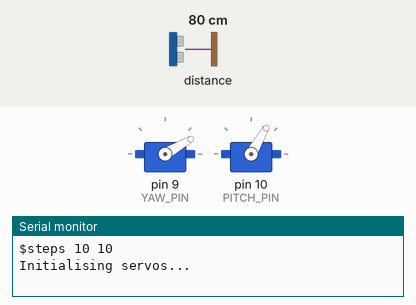
Bench run of a sketch on a simulated Arduino Uno, built with avr-gcc and run on an emulated ATmega328P. Parts: 2 × servo, the last lines printed to the serial monitor. The inputs (shaded band) are chosen by the test bench; at power-on: distance to the obstacle 80 cm.

Above: at 0.1 s.
At 3.83 s:
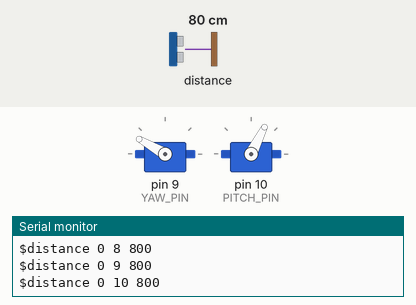
At 16.67 s:
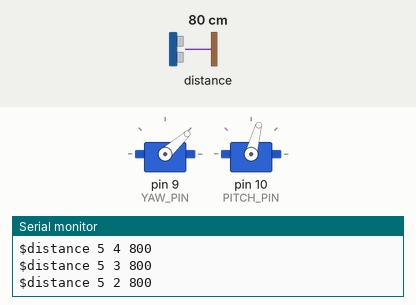
At 30.2 s:
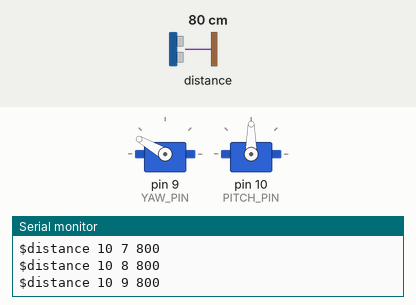
Timing chart, 0 to 40.0 s (numbered marks = the images above):
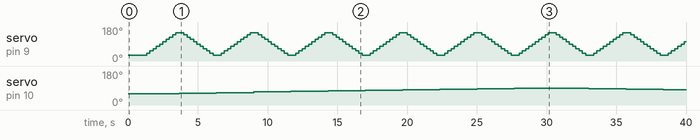

Measured:
- by itself, servo on pin 10 (PITCH_PIN): rises from 60° to 90° in 24.0 s, then falls to 81° in 10.7 s
- by itself, servo on pin 9 (YAW_PIN): repeats every 5.3 s: 54° 0.23 s, 66° 0.23 s, 78° 0.23 s, 90° 0.23 s, 102° 0.23 s, 114° 0.23 s, 126° 0.23 s, 138° 0.23 s, 150° 0.57 s, 138° 0.23 s, 126° 0.23 s, 114° 0.23 s, 102° 0.23 s, 90° 0.23 s, 78° 0.23 s, 66° 0.23 s, 54° 0.23 s, 42° 0.23 s, 30° 0.57 s, 42° 0.23 s

The sketch:

scanner.ino
```cpp
#include <Servo.h>
#include <VL53L0X.h>

VL53L0X sensor;

Servo yaw;
Servo pitch;

const int YAW_PIN = 9;
const int PITCH_PIN = 10;

int steps_yaw = 10;
int steps_pitch = 10;

int start_yaw = 30;
int start_pitch = 60;

int end_yaw = 150;
int end_pitch = 90;

int delay_yaw = 200;
int delay_pitch = 100;
int delay_initialisation = 1000;

int current_yaw;
int current_pitch;
int cstep_yaw;
int cstep_pitch;

bool yawDir = false;

void setup() {
  Serial.begin(9600);
  Wire.begin();
  yaw.attach(YAW_PIN);
  pitch.attach(PITCH_PIN);

  Serial.print("$steps ");
  Serial.print(steps_pitch);
  Serial.print(" ");
  Serial.println(steps_yaw);

  Serial.print("Initialising servos... ");
  pitch.write(start_pitch);
  yaw.write(start_yaw);
  delay(delay_initialisation);
  Serial.println("done!");

  Serial.print("Initialising sensor... ");
  sensor.setTimeout(500);
  if (!sensor.init()) {
    Serial.println("failed!");
    while (1) {}
  }
  sensor.startContinuous();
  Serial.println("done!");
}

void loop() {
  pitch_yaw_iterate();
}

void pitch_yaw_iterate() {
  for (cstep_pitch = 0; cstep_pitch <= steps_pitch; cstep_pitch++) {
    current_pitch = start_pitch + ((end_pitch - start_pitch) * cstep_pitch) / steps_pitch;
    pitch.write(current_pitch);
    delay(delay_pitch);
    yaw_iterate();
  }
  for (cstep_pitch = steps_pitch; cstep_pitch >= 0; cstep_pitch--) {
    current_pitch = start_pitch + ((end_pitch - start_pitch) * cstep_pitch) / steps_pitch;
    pitch.write(current_pitch);
    delay(delay_pitch);
    yaw_iterate();
  }
}

void yaw_iterate() {
  if (!yawDir) {
    for (cstep_yaw = 0; cstep_yaw <= steps_yaw; cstep_yaw++) {
      current_yaw = start_yaw + ((end_yaw - start_yaw) * cstep_yaw) / steps_yaw;
      yaw.write(current_yaw);
      delay(delay_yaw);
      print_sensor_readout();
    }
  } else {
    for (cstep_yaw = steps_yaw; cstep_yaw >= 0; cstep_yaw--) {
      current_yaw = start_yaw + ((end_yaw - start_yaw) * cstep_yaw) / steps_yaw;
      yaw.write(current_yaw);
      delay(delay_yaw);
      print_sensor_readout();
    }
  }
  yawDir = !yawDir;
}

void print_sensor_readout() {
  Serial.print("$distance ");
  Serial.print(cstep_pitch);
  Serial.print(" ");
  Serial.print(cstep_yaw);
  Serial.print(" ");
  Serial.println(sensor.readRangeContinuousMillimeters());
}
```
